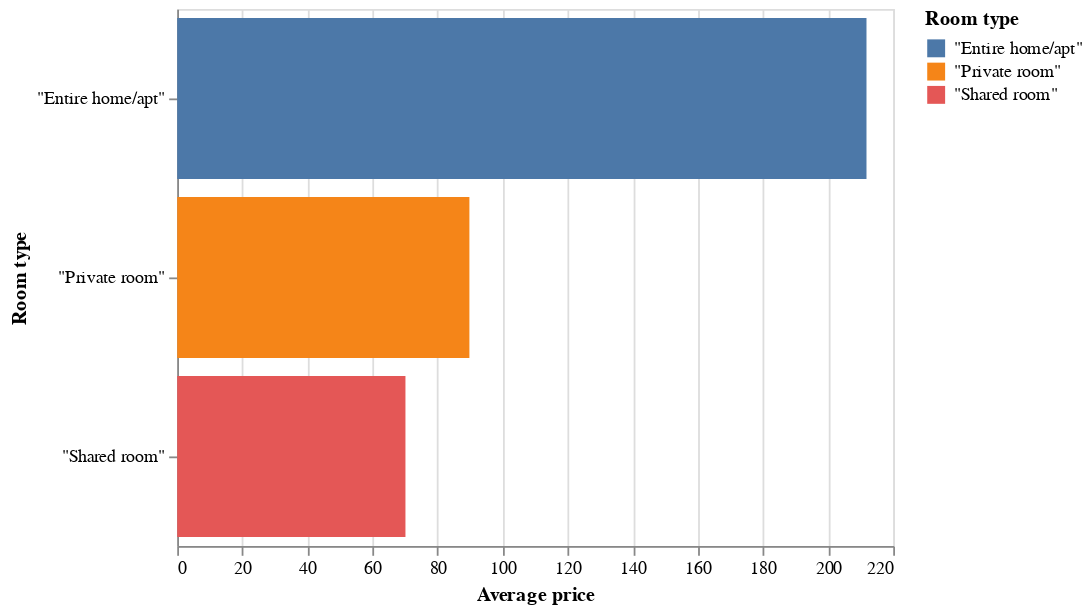

Here is the notebook cell this chart was saved with:
### Code cell
# Create an altair bar chart that will visualize the data output of average_price_by_room-type
avg_price_by_room_type_graph = alt.Chart(average_price_by_room_type).mark_bar().encode(x=alt.X('Average price', sort=alt.EncodingSortField(field="Average price", order='ascending')), y='Room type', color='Room type', tooltip='Room type')
# Save the graph as an html file
avg_price_by_room_type_graph.save('../graphs/average_price_by_room_type.html')
avg_price_by_room_type_graph

### Figure 1 — Vega-Lite specification as saved in the notebook (floating-point values rounded to 4 significant figures)
{"$schema": "https://vega.github.io/schema/vega-lite/v3.4.0.json", "config": {"mark": {"tooltip": null}, "view": {"height": 300, "width": 400}}, "data": {"name": "data-74998e7168df217a86ed360863cb24e1"}, "datasets": {"data-74998e7168df217a86ed360863cb24e1": [{"Average price": 89.78, "Room type": "\"Private room\""}, {"Average price": 211.8, "Room type": "\"Entire home/apt\""}, {"Average price": 70.13, "Room type": "\"Shared room\""}]}, "encoding": {"color": {"field": "Room type", "type": "nominal"}, "tooltip": {"field": "Room type", "type": "nominal"}, "x": {"field": "Average price", "sort": {"field": "Average price", "order": "ascending"}, "type": "quantitative"}, "y": {"field": "Room type", "type": "nominal"}}, "mark": "bar"}
